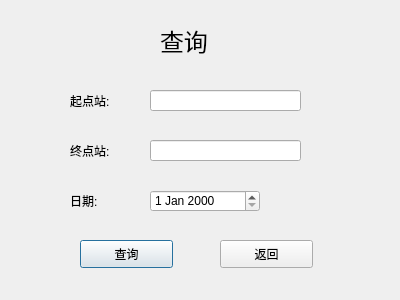
<?xml version="1.0" encoding="UTF-8"?>
<ui version="4.0">
 <class>Query</class>
 <widget class="QDialog" name="Query">
  <property name="geometry">
   <rect>
    <x>0</x>
    <y>0</y>
    <width>400</width>
    <height>300</height>
   </rect>
  </property>
  <property name="windowTitle">
   <string>Dialog</string>
  </property>
  <widget class="QLabel" name="label_3">
   <property name="geometry">
    <rect>
     <x>160</x>
     <y>20</y>
     <width>61</width>
     <height>41</height>
    </rect>
   </property>
   <property name="font">
    <font>
     <family>等线</family>
     <pointsize>18</pointsize>
    </font>
   </property>
   <property name="text">
    <string>查询</string>
   </property>
  </widget>
  <widget class="QLabel" name="label">
   <property name="geometry">
    <rect>
     <x>70</x>
     <y>90</y>
     <width>72</width>
     <height>21</height>
    </rect>
   </property>
   <property name="text">
    <string>起点站:</string>
   </property>
  </widget>
  <widget class="QLabel" name="label_2">
   <property name="geometry">
    <rect>
     <x>70</x>
     <y>140</y>
     <width>72</width>
     <height>21</height>
    </rect>
   </property>
   <property name="text">
    <string>终点站:</string>
   </property>
  </widget>
  <widget class="QLabel" name="label_4">
   <property name="geometry">
    <rect>
     <x>70</x>
     <y>190</y>
     <width>72</width>
     <height>21</height>
    </rect>
   </property>
   <property name="text">
    <string>日期:</string>
   </property>
  </widget>
  <widget class="QLineEdit" name="stLineEdit">
   <property name="geometry">
    <rect>
     <x>150</x>
     <y>90</y>
     <width>151</width>
     <height>21</height>
    </rect>
   </property>
  </widget>
  <widget class="QLineEdit" name="enLineEdit">
   <property name="geometry">
    <rect>
     <x>150</x>
     <y>140</y>
     <width>151</width>
     <height>21</height>
    </rect>
   </property>
  </widget>
  <widget class="QDateEdit" name="dateEdit">
   <property name="geometry">
    <rect>
     <x>150</x>
     <y>190</y>
     <width>110</width>
     <height>22</height>
    </rect>
   </property>
  </widget>
  <widget class="QPushButton" name="pushButton">
   <property name="geometry">
    <rect>
     <x>80</x>
     <y>240</y>
     <width>93</width>
     <height>28</height>
    </rect>
   </property>
   <property name="text">
    <string>查询</string>
   </property>
  </widget>
  <widget class="QPushButton" name="pushButton_2">
   <property name="geometry">
    <rect>
     <x>220</x>
     <y>240</y>
     <width>93</width>
     <height>28</height>
    </rect>
   </property>
   <property name="text">
    <string>返回</string>
   </property>
  </widget>
 </widget>
 <resources/>
 <connections/>
</ui>
